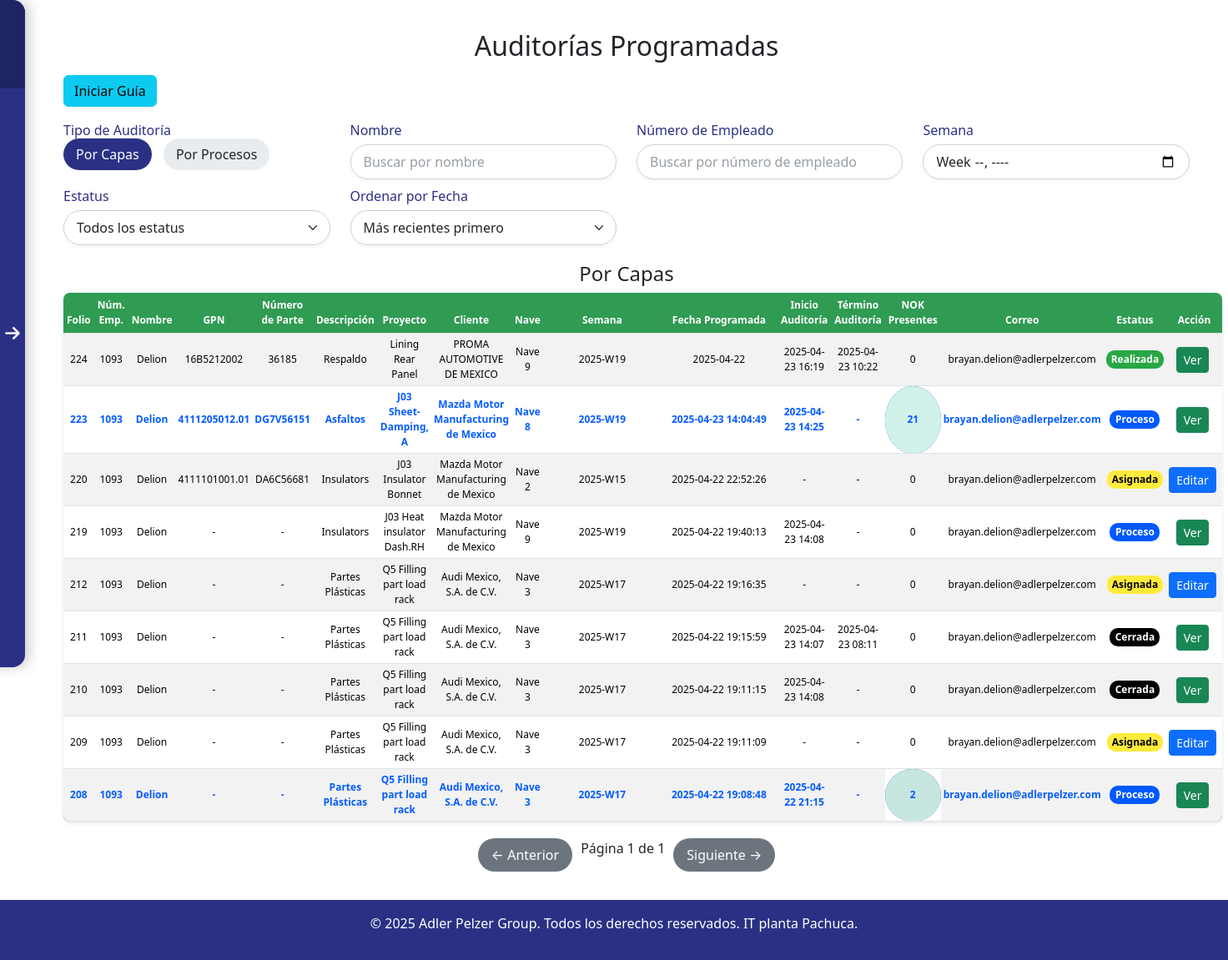
/Vista/ver_auditorias_programadas.php (signed in), run on the app's committed database.
### tables this page shows
CREATE TABLE `programar_auditoria` (
  `id_auditoria` int(11) NOT NULL,
  `numero_empleado` varchar(50) DEFAULT NULL,
  `nombre` varchar(100) NOT NULL,
  `nave` varchar(50) NOT NULL,
  `descripcion` text NOT NULL,
  `proyecto` varchar(200) NOT NULL,
  `cliente` varchar(100) NOT NULL,
  `responsable` varchar(100) NOT NULL,
  `tipo_auditoria` enum('auditoria por Capas','auditoria por Procesos') NOT NULL,
  `semana` varchar(10) NOT NULL,
  `fecha_programada` timestamp NOT NULL DEFAULT current_timestamp(),
  `correo` varchar(110) NOT NULL,
  `estatus` enum('Asignada','Proceso','Realizada','Cerrada') NOT NULL,
  `gpn` varchar(100) DEFAULT NULL,
  `numero_parte` varchar(100) DEFAULT NULL
);

### Vista/ver_auditorias_programadas.php (the view, shortened to what this page needs)
<?php
require '../conexion.php';
$result = $conexion->query($sql);
$auditorias_capas = [];
$auditorias_procesos = [];
$unclassified_audits = [];
if ($result->num_rows > 0) {
    while ($row = $result->fetch_assoc()) {
        if (isset($row["tipo_auditoria"]) && $row["tipo_auditoria"] !== null) {
            $tipo_auditoria_lower = strtolower($row["tipo_auditoria"]);
            if ($tipo_auditoria_lower === "auditoria por capas") {
                $auditorias_capas[] = $row;
            } elseif ($tipo_auditoria_lower === "auditoria por procesos") {
                $auditorias_procesos[] = $row;
            } else {
                $unclassified_audits[] = $row;
            }
        } else {
            $unclassified_audits[] = $row;
        }
    }
}
?>
<!DOCTYPE html>
<html lang="es">
<head>
    <link href="https://cdn.jsdelivr.net/npm/bootstrap@5.3.3/dist/css/bootstrap.min.css" rel="stylesheet">
    <link rel="stylesheet" href="https://cdnjs.cloudflare.com/ajax/libs/font-awesome/6.5.1/css/all.min.css">
    <link href="https://cdn.jsdelivr.net/npm/intro.js@7.0.0/introjs.min.css" rel="stylesheet">
</head>
<body>
    <div class="sidebar" id="sidebar">
        <div class="sidebar-header">
            <h4>Adler Pelzer Group</h4>
        </div>
        <ul class="nav flex-column">
            <li class="nav-item">
            </li>
            <?php if ($_SESSION["tipo"] === 'superadmin' || $_SESSION["tipo"] === "admin"): ?>
                <li class="nav-item">
                </li>
            <?php endif; ?>
            <li class="nav-item">
            </li>
            <?php if ($_SESSION["tipo"] === 'superadmin' || $_SESSION["tipo"] === "admin"): ?>
                <li class="nav-item">
                </li>
            <?php endif; ?>
            <li class="nav-item">
            </li>
            <li class="nav-item">
            </li>
            <li class="nav-item">
            </li>
        </ul>
        <div class="toggle-bar" onclick="toggleSidebar()">
            <i class="fas fa-arrow-right"></i>
        </div>
    </div>
    <div class="content" id="content">
        <div class="container-fluid mt-3">
            <h2 class="text-center mb-3">Auditorías Programadas</h2>
            <button id="startTour" class="btn btn-info mb-3">Iniciar Guía</button>
            <div class="filter-section row" data-step="2" data-intro="Usa estos filtros para buscar auditorías por nombre, número de empleado, semana o estatus.">
                <div class="col-md-3" data-step="1" data-intro="Selecciona el tipo de auditoría que deseas ver: 'Por Capas' o 'Por Procesos'.">
                    <label>Tipo de Auditoría</label>
                    <div>
                        <span class="audit-type-btn active" id="capasBtn">Por Capas</span>
                        <span class="audit-type-btn" id="procesosBtn">Por Procesos</span>
                    </div>
                </div>
                <div class="col-md-3">
                    <label for="searchName">Nombre</label>
                    <input type="text" id="searchName" class="form-control" placeholder="Buscar por nombre">
                </div>
                <div class="col-md-3">
                    <label for="searchEmployee">Número de Empleado</label>
                    <input type="text" id="searchEmployee" class="form-control" placeholder="Buscar por número de empleado">
                </div>
                <div class="col-md-3">
                    <label for="weekFilter">Semana</label>
                    <input type="week" id="weekFilter" class="form-control" placeholder="Filtrar por semana">
                </div>
                <div class="col-md-3 mt-2">
                    <label for="statusFilter">Estatus</label>
                    <select id="statusFilter" class="form-select">
                        <option value="">Todos los estatus</option>
                    </select>
                </div>
                <div class="col-md-3 mt-2">
                    <label for="recentFilter">Ordenar por Fecha</label>
                    <select id="recentFilter" class="form-select">
                        <option value="recent">Más recientes primero</option>
                    </select>
                </div>
            </div>
            <div class="row">
                <div class="col-12" id="capasSection" data-step="3" data-intro="Aquí puedes ver las auditorías por capas programadas, con detalles como folio, nombre, estatus y más.">
                    <h4 class="text-center">Por Capas</h4>
                    <table class="table table-modern table-striped text-center" id="capasTable">
                        <thead>
                            <tr>
                                <th>Folio</th>
                                <th>Núm. Emp.</th>
                                <th>Nombre</th>
                                <th>GPN</th>
                                <th>Número de Parte</th>
                                <th>Descripción</th>
                                <th>Proyecto</th>
                                <th>Cliente</th>
                                <th>Nave</th>
                                <th>Semana</th>
                                <th>Fecha Programada</th>
                                <th>Inicio Auditoría</th>
                                <th>Término Auditoría</th>
                                <th>NOK Presentes</th>
                                <th>Correo</th>
                                <th>Estatus</th>
                                <th>Acción</th>
                            </tr>
                        </thead>
                        <tbody>
                            <?php
                            if (!empty($auditorias_capas)) {
                                foreach ($auditorias_capas as $row) {
                                    $rowClass = ($row["tuvo_nok"] == 1) ? 'tuvo-nok' : '';
                                    echo "<tr class='$rowClass'>";
                                    echo "<td>" . htmlspecialchars($row["id_auditoria"]) . "</td>";
                                    echo "<td>" . htmlspecialchars($row["numero_empleado"]) . "</td>";
                                    echo "<td>" . htmlspecialchars($row["nombre"]) . "</td>";
                                    echo "<td>" . htmlspecialchars($row["gpn"] ?? '-') . "</td>";
                                    echo "<td>" . htmlspecialchars($row["numero_parte"] ?? '-') . "</td>";
                                    echo "<td>" . htmlspecialchars($row["descripcion"]) . "</td>";
                                    echo "<td>" . htmlspecialchars($row["proyecto"]) . "</td>";
                                    echo "<td>" . htmlspecialchars($row["cliente"]) . "</td>";
                                    echo "<td>" . htmlspecialchars($row["nave"]) . "</td>";
                                    echo "<td>" . htmlspecialchars($row["semana"]) . "</td>";
                                    $fecha_mostrar = ($row["estatus"] === 'Realizada' && !empty($row["fecha_realizada"]))
                                        ? htmlspecialchars($row["fecha_realizada"])
                                        : htmlspecialchars($row["fecha_programada"]);
                                    echo "<td>" . $fecha_mostrar . "</td>";
                                    $fecha_inicio_proceso = !empty($row["fecha_inicio_proceso"])
                                        ? htmlspecialchars(date("Y-m-d H:i", strtotime($row["fecha_inicio_proceso"])))
                                        : '-';
                                    echo "<td>" . $fecha_inicio_proceso . "</td>";
                                    $fecha_cierre = !empty($row["fecha_cierre"])
                                        ? htmlspecialchars(date("Y-m-d H:i", strtotime($row["fecha_cierre"])))
                                        : '-';
                                    echo "<td>" . $fecha_cierre . "</td>";
                                    $nokClass = ($row["nok_count"] > 0) ? 'nok-current' : '';
                                    echo "<td class='$nokClass'>" . htmlspecialchars($row["nok_count"]) . "</td>";
                                    echo "<td>" . htmlspecialchars($row["correo"]) . "</td>";
                                    $estatus = htmlspecialchars($row["estatus"]);
                                    $estatusClass = '';
                                    switch ($estatus) {
                                        case 'Asignada':
                                            $estatusClass = 'status-asignada';
                                            break;
                                        case 'Proceso':
                                            $estatusClass = 'status-proceso';
                                            break;
                                        case 'Realizada':
                                            $estatusClass = 'status-realizada';
                                            break;
                                        case 'Cerrada':
                                            $estatusClass = 'status-cerrada';
                                            break;
                                    }
                                    echo "<td><span class='$estatusClass'>$estatus</span></td>";
                                    echo "<td>";
                                    if ($estatus === 'Proceso' || $estatus === 'Realizada' || $estatus === 'Cerrada' || $estatus === 'NOK') {
                                        echo "<a href='verRegistroAdm.php?id=" . htmlspecialchars($row["id_auditoria"]) . "' class='btn btn-success btn-sm me-1'>Ver</a>";
                                    }
                                    if ($estatus === 'Asignada') {
                                        echo "<button class='btn btn-primary btn-sm edit-btn me-1' data-bs-toggle='modal' data-bs-target='#editModal'
                                            data-id='" . htmlspecialchars($row["id_auditoria"]) . "'
                                            data-numero='" . htmlspecialchars($row["numero_empleado"]) . "'
                                            data-nombre='" . htmlspecialchars($row["nombre"]) . "'
                                            data-gpn='" . htmlspecialchars($row["gpn"] ?? '') . "'
                                            data-numeroparte='" . htmlspecialchars($row["numero_parte"] ?? '') . "'
                                            data-descripcion='" . htmlspecialchars($row["descripcion"]) . "'
                                            data-proyecto='" . htmlspecialchars($row["proyecto"]) . "'
                                            data-cliente='" . htmlspecialchars($row["cliente"]) . "'
                                            data-tipoauditoria='" . htmlspecialchars($row["tipo_auditoria"]) . "'
                                            data-semana='" . htmlspecialchars($row["semana"]) . "'
                                            data-fecha='" . htmlspecialchars($row["fecha_programada"]) . "'
                                            data-correo='" . htmlspecialchars($row["correo"]) . "'
                                            data-nave='" . htmlspecialchars($row["nave"] ?? '') . "'>Editar</button>";
                                    }
                                    echo "</td>";
                                    echo "</tr>";
                                }
                            } else {
                                echo "<tr><td colspan='17'>No hay auditorías</td></tr>";
                            }
                            ?>
                        </tbody>
                    </table>
                    <div class="pagination" id="capasPagination" data-step="6" data-intro="Usa estos botones para navegar entre las páginas si hay muchas auditorías."></div>
                </div>
            </div>
        </div>
    </div>
    <br><br><br><br>
    <?php include('pie.php'); ?>
</body>
</html>

### Vista/ver_auditorias_programadas.php (style rules this page uses)
body { background-color: #f8f9fa; font-family: 'Arial', sans-serif; min-height: 100vh; }
.sidebar { height: 100vh; width: 250px; position: fixed; top: 0; left: -220px; background-color: #2A3184; transition: 0.3s; padding-top: 60px; z-index: 1000; border-top-right-radius: 15px; border-bottom-right-radius: 15px; box-shadow: 5px 0 15px rgba(0, 0, 0, 0.2); }
.sidebar-header { padding: 20px; background-color: #1e2561; color: #fff; text-align: center; position: absolute; top: 0; width: 100%; border-top-right-radius: 15px; }
.toggle-bar { position: absolute; right: 0; top: 0; width: 30px; height: 100%; display: flex; align-items: center; justify-content: center; cursor: pointer; transition: 0.3s; border-top-right-radius: 15px; border-bottom-right-radius: 15px; }
.toggle-bar i { color: #fff; font-size: 20px; transition: 0.3s; }
.content { margin-left: 30px; transition: 0.3s; padding: 20px; }
.container-fluid { max-width: 98%; margin: 0 auto; padding: 0 15px; }
.table-modern { border-radius: 8px; overflow: hidden; box-shadow: 0 2px 4px rgba(0, 0, 0, 0.1); background-color: white; font-size: 12px; }
.table-modern thead th { background-color: rgb(48, 155, 83); color: white; text-align: center; padding: 6px 4px; font-size: 12px; }
.table-modern tbody td { padding: 4px 3px; vertical-align: middle; }
.status-asignada { background-color: #ffeb3b; color: black; padding: 2px 6px; border-radius: 10px; font-weight: bold; display: inline-block; min-width: 60px; text-align: center; }
.status-realizada { background-color: #28a745; color: white; padding: 2px 6px; border-radius: 10px; font-weight: bold; display: inline-block; min-width: 60px; text-align: center; }
.status-cerrada { background-color: rgb(0, 0, 0); color: white; padding: 2px 6px; border-radius: 10px; font-weight: bold; display: inline-block; min-width: 60px; text-align: center; }
.status-proceso { background-color: rgb(0, 89, 255); color: white; padding: 2px 6px; border-radius: 10px; font-weight: bold; display: inline-block; min-width: 60px; text-align: center; }
h2 { color: #2A3184; font-weight: bold; font-size: 1.5rem; }
h4 { font-size: 1rem; margin-bottom: 10px; }
.filter-section { margin-bottom: 20px; }
.filter-section .form-select, .filter-section .form-control { border: 1px solid #ced4da; border-radius: 25px; padding: 8px 15px; box-shadow: 0 2px 5px rgba(0, 0, 0, 0.05); transition: all 0.3s ease; background-color: #fff; }
.filter-section .form-control::placeholder { color: #6c757d; opacity: 0.7; }
.filter-section label { font-weight: 500; color: #2A3184; margin-bottom: 5px; }
.audit-type-btn { cursor: pointer; padding: 8px 15px; border-radius: 25px; margin-right: 10px; background-color: #e9ecef; transition: background-color 0.3s ease; }
.audit-type-btn.active { background-color: #2A3184; color: white; }
.pagination { display: flex; justify-content: center; gap: 10px; margin-top: 20px; }
.table-modern thead th:nth-child(10), .table-modern tbody td:nth-child(10) { min-width: 140px; }
.table-modern thead th:nth-child(11), .table-modern tbody td:nth-child(11) { min-width: 140px; }
.table-modern tbody tr.tuvo-nok { background-color: rgb(10, 70, 199) !important; font-weight: bold; }
.table-modern tbody tr.tuvo-nok td { color:rgb(4, 92, 255) !important; }
.table-modern tbody td.nok-current { colorTENrgb(231, 11, 11) !important; font-weight: bold; background-color: #d1f2eb; width: 10px; height: 10px; border-radius: 100%; }

### Vista/pie.php (style rules this page uses)
body, html { height: 100%; margin: 0; }
.content { min-height: 100%; padding-bottom: 10px; }

### data on the page
programar_auditoria: id_auditoria "224", numero_empleado "1093", nombre "Delion", gpn "16B5212002", numero_parte "36185", descripcion "Respaldo", proyecto "Lining Rear Panel", cliente "PROMA AUTOMOTIVE DE MEXICO", nave "Nave 9", semana "2025-W19", fecha_mostrar "2025-04-22", fecha_inicio_proceso "2025-04-23 16:19", fecha_cierre "2025-04-23 10:22", nok_count "0", correo "brayan.delion@adlerpelzer.com", estatus "Realizada"
programar_auditoria: id_auditoria "223", numero_empleado "1093", nombre "Delion", gpn "4111205012.01", numero_parte "DG7V56151", descripcion "Asfaltos", proyecto "J03 Sheet-Damping, A", cliente "Mazda Motor Manufacturing de Mexico", nave "Nave 8", semana "2025-W19", fecha_programada "2025-04-23 14:04:49", fecha_inicio_proceso "2025-04-23 14:25", fecha_cierre "-", nok_count "21", correo "brayan.delion@adlerpelzer.com", estatus "Proceso"
programar_auditoria: id_auditoria "220", numero_empleado "1093", nombre "Delion", gpn "4111101001.01", numero_parte "DA6C56681", descripcion "Insulators", proyecto "J03 Insulator Bonnet", cliente "Mazda Motor Manufacturing de Mexico", nave "Nave 2", semana "2025-W15", fecha_programada "2025-04-22 22:52:26", fecha_inicio_proceso "-", fecha_cierre "-", nok_count "0", correo "brayan.delion@adlerpelzer.com", estatus "Asignada"
programar_auditoria: id_auditoria "219", numero_empleado "1093", nombre "Delion", gpn "-", numero_parte "-", descripcion "Insulators", proyecto "J03 Heat insulator Dash.RH", cliente "Mazda Motor Manufacturing de Mexico", nave "Nave 9", semana "2025-W19", fecha_programada "2025-04-22 19:40:13", fecha_inicio_proceso "2025-04-23 14:08", fecha_cierre "-", nok_count "0", correo "brayan.delion@adlerpelzer.com", estatus "Proceso"
programar_auditoria: id_auditoria "212", numero_empleado "1093", nombre "Delion", gpn "-", numero_parte "-", descripcion "Partes Plásticas", proyecto "Q5 Filling part load rack", cliente "Audi Mexico, S.A. de C.V.", nave "Nave 3", semana "2025-W17", fecha_programada "2025-04-22 19:16:35", fecha_inicio_proceso "-", fecha_cierre "-", nok_count "0", correo "brayan.delion@adlerpelzer.com", estatus "Asignada"
programar_auditoria: id_auditoria "211", numero_empleado "1093", nombre "Delion", gpn "-", numero_parte "-", descripcion "Partes Plásticas", proyecto "Q5 Filling part load rack", cliente "Audi Mexico, S.A. de C.V.", nave "Nave 3", semana "2025-W17", fecha_programada "2025-04-22 19:15:59", fecha_inicio_proceso "2025-04-23 14:07", fecha_cierre "2025-04-23 08:11", nok_count "0", correo "brayan.delion@adlerpelzer.com", estatus "Cerrada"
programar_auditoria: id_auditoria "210", numero_empleado "1093", nombre "Delion", gpn "-", numero_parte "-", descripcion "Partes Plásticas", proyecto "Q5 Filling part load rack", cliente "Audi Mexico, S.A. de C.V.", nave "Nave 3", semana "2025-W17", fecha_programada "2025-04-22 19:11:15", fecha_inicio_proceso "2025-04-23 14:08", fecha_cierre "-", nok_count "0", correo "brayan.delion@adlerpelzer.com", estatus "Cerrada"
programar_auditoria: id_auditoria "209", numero_empleado "1093", nombre "Delion", gpn "-", numero_parte "-", descripcion "Partes Plásticas", proyecto "Q5 Filling part load rack", cliente "Audi Mexico, S.A. de C.V.", nave "Nave 3", semana "2025-W17", fecha_programada "2025-04-22 19:11:09", fecha_inicio_proceso "-", fecha_cierre "-", nok_count "0", correo "brayan.delion@adlerpelzer.com", estatus "Asignada"
programar_auditoria: id_auditoria "208", numero_empleado "1093", nombre "Delion", gpn "-", numero_parte "-", descripcion "Partes Plásticas", proyecto "Q5 Filling part load rack", cliente "Audi Mexico, S.A. de C.V.", nave "Nave 3", semana "2025-W17", fecha_programada "2025-04-22 19:08:48", fecha_inicio_proceso "2025-04-22 21:15", fecha_cierre "-", nok_count "2", correo "brayan.delion@adlerpelzer.com", estatus "Proceso"
